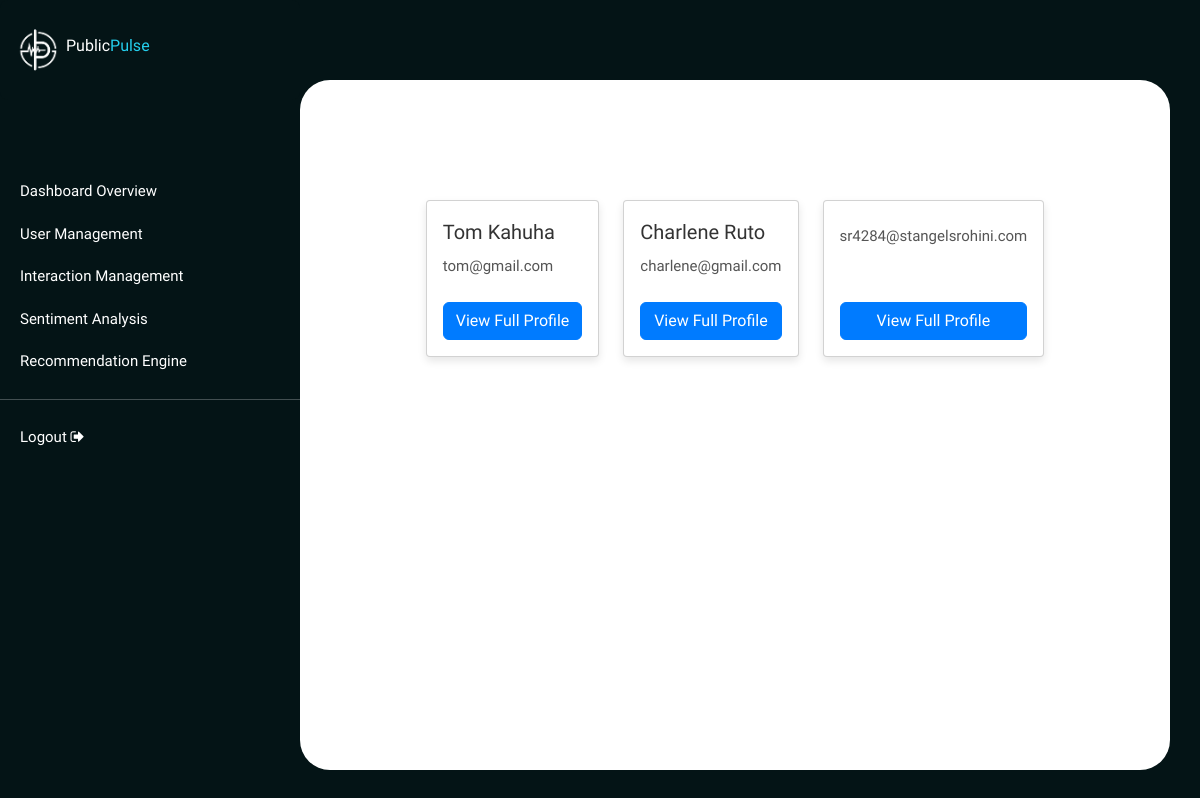
Page /pulse_admin/user_management on the earlier database version.
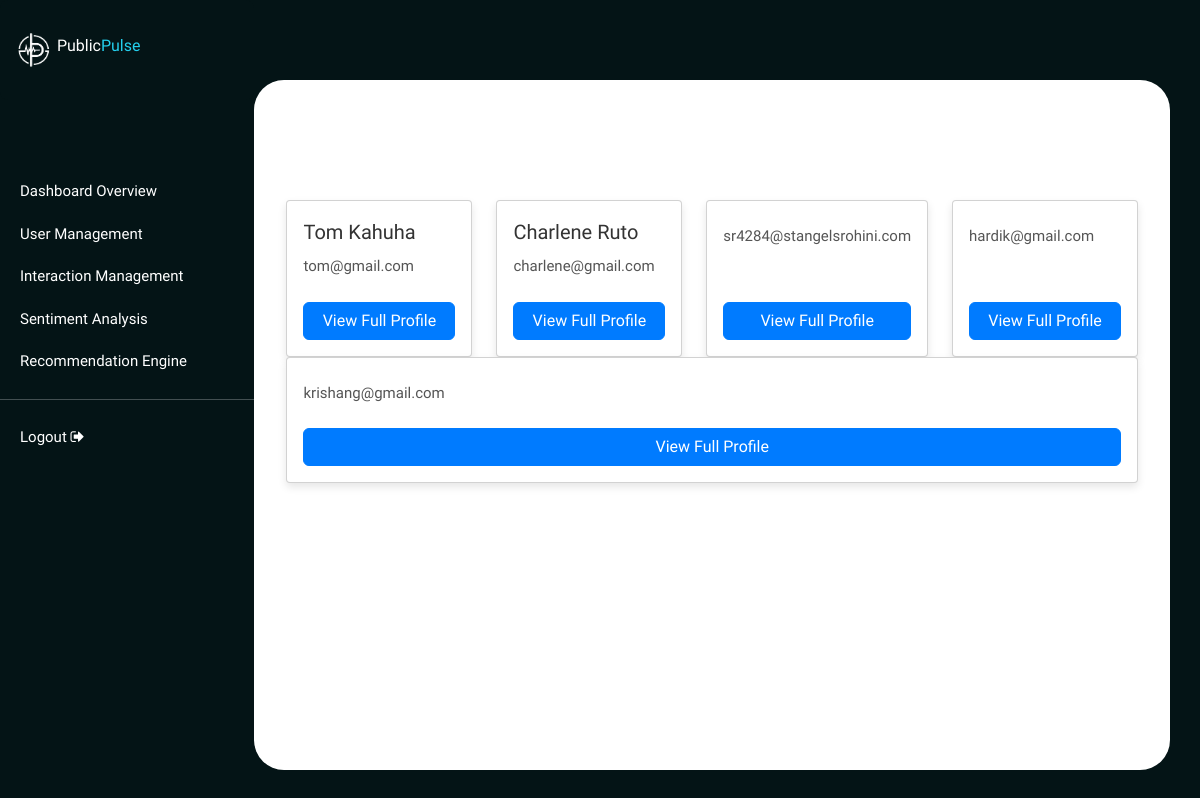
Same page on the later database version.
### chatbot/models.py (models this page shows, shortened)
class UserProfile(models.Model):
    user=models.OneToOneField(User, on_delete=models.CASCADE)
    first_name=models.CharField(max_length=100)
    last_name=models.CharField(max_length=100)
    email=models.EmailField(max_length=100)
    sub_county=models.CharField(max_length=100)
    ward=models.CharField(max_length=100)

### pulse_admin/views.py (the view)
# urls.py: path('user_management', views.user_management, name='user_management'),
def user_management(request):
    profiles=UserProfile.objects.all()
    return render(request, 'admin/user_management.html', {'profiles':profiles})

### templates/admin/user_management.html
{% extends 'base.html' %}
{% block content %}
{% load static %}
<link rel="stylesheet" type="text/css" href="{% static 'admin.css' %}">
<div class="dashboard">
    <div class="admin-side sidebar">
        <div class="logo container">
            <img src="{% static 'Images/publicpulselogo.png' %}" alt="ResolveIt Logo">
            <a href="/">
                <h4>Public<span>Pulse</span></h4>
            </a>
        </div>
        <div class="sidebar-navigation">
            <a href="admin_dashboard">Dashboard Overview</a>
            <a href="user_management">User Management</a>
            <a href="interaction_management">Interaction Management</a>
            <a href="">Sentiment Analysis</a>
            <a href="generate_recommendations">Recommendation Engine</a>
            <hr/>
            <a href="logout" class="logout">Logout <i class="fa fa-sign-out" aria-hidden="true"></i></a>
        </div>
    </div>
    <div class="main">
        <div class="content">
            <div class="profiles container">
                <div class="row">
                    {% for profile in profiles %}
                    <div class="col">
                        <div class="card h-100">
                            <div class="card-body d-flex flex-column">
                                <div class="card-title">
                                    {{ profile.first_name }} {{ profile.last_name }}
                                </div>
                                <div class="card-text mb-4">
                                    {{ profile.user.email }}
                                </div>
                                <a href="{% url 'user_detail' user_id=profile.user.id %}" class="btn btn-primary mt-auto">
                                    View Full Profile
                                </a>
                            </div>
                        </div>
                    </div>
                    {% endfor %}
                </div>
            </div>
        </div>
    </div>
</div>
{% endblock %}

Differences in the rows shown:
added UserProfile: user.email "hardik@gmail.com"
added UserProfile: user.email "krishang@gmail.com"
